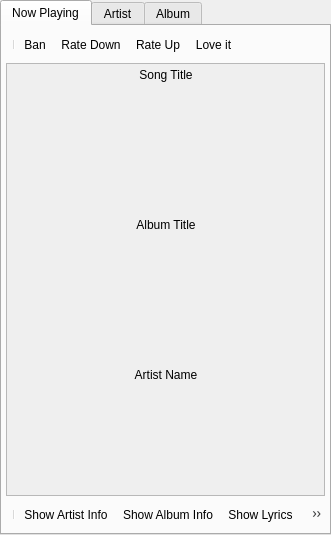
<?xml version="1.0" encoding="UTF-8"?>
<ui version="4.0">
 <class>Info</class>
 <widget class="QWidget" name="Info">
  <property name="geometry">
   <rect>
    <x>0</x>
    <y>0</y>
    <width>331</width>
    <height>535</height>
   </rect>
  </property>
  <property name="windowTitle">
   <string>Info</string>
  </property>
  <layout class="QVBoxLayout">
   <property name="spacing">
    <number>0</number>
   </property>
   <property name="margin">
    <number>0</number>
   </property>
   <item>
    <widget class="QTabWidget" name="tabWidget">
     <property name="currentIndex">
      <number>0</number>
     </property>
     <widget class="QWidget" name="tab">
      <property name="contextMenuPolicy">
       <enum>Qt::ActionsContextMenu</enum>
      </property>
      <attribute name="title">
       <string>Now Playing</string>
      </attribute>
      <layout class="QVBoxLayout">
       <property name="spacing">
        <number>4</number>
       </property>
       <property name="margin">
        <number>4</number>
       </property>
       <item>
        <widget class="QToolBar" name="col_toolbar">
         <addaction name="separator"/>
         <addaction name="actionBan"/>
         <addaction name="actionRateDown"/>
         <addaction name="actionRateUp"/>
         <addaction name="actionLoveIt"/>
        </widget>
       </item>
       <item>
        <widget class="QScrollArea" name="scrollArea">
         <property name="widgetResizable">
          <bool>true</bool>
         </property>
         <widget class="QWidget" name="scrollWidget">
          <property name="geometry">
           <rect>
            <x>0</x>
            <y>0</y>
            <width>315</width>
            <height>424</height>
           </rect>
          </property>
          <layout class="QHBoxLayout">
           <property name="spacing">
            <number>0</number>
           </property>
           <property name="margin">
            <number>0</number>
           </property>
           <item>
            <spacer>
             <property name="orientation">
              <enum>Qt::Horizontal</enum>
             </property>
             <property name="sizeHint" stdset="0">
              <size>
               <width>1</width>
               <height>1</height>
              </size>
             </property>
            </spacer>
           </item>
           <item>
            <widget class="QFrame" name="frame_0">
             <property name="sizePolicy">
              <sizepolicy hsizetype="MinimumExpanding" vsizetype="MinimumExpanding">
               <horstretch>0</horstretch>
               <verstretch>0</verstretch>
              </sizepolicy>
             </property>
             <property name="minimumSize">
              <size>
               <width>0</width>
               <height>0</height>
              </size>
             </property>
             <property name="frameShape">
              <enum>QFrame::NoFrame</enum>
             </property>
             <property name="frameShadow">
              <enum>QFrame::Raised</enum>
             </property>
             <layout class="QVBoxLayout">
              <property name="spacing">
               <number>0</number>
              </property>
              <property name="margin">
               <number>0</number>
              </property>
              <item>
               <widget class="QFrame" name="frame_3">
                <property name="sizePolicy">
                 <sizepolicy hsizetype="MinimumExpanding" vsizetype="Maximum">
                  <horstretch>0</horstretch>
                  <verstretch>0</verstretch>
                 </sizepolicy>
                </property>
                <property name="minimumSize">
                 <size>
                  <width>0</width>
                  <height>0</height>
                 </size>
                </property>
                <property name="frameShape">
                 <enum>QFrame::NoFrame</enum>
                </property>
                <property name="frameShadow">
                 <enum>QFrame::Raised</enum>
                </property>
                <layout class="QVBoxLayout">
                 <property name="spacing">
                  <number>0</number>
                 </property>
                 <property name="margin">
                  <number>4</number>
                 </property>
                 <item>
                  <widget class="QLabel" name="label_so1">
                   <property name="sizePolicy">
                    <sizepolicy hsizetype="Preferred" vsizetype="Maximum">
                     <horstretch>0</horstretch>
                     <verstretch>0</verstretch>
                    </sizepolicy>
                   </property>
                   <property name="text">
                    <string>Song Title</string>
                   </property>
                   <property name="alignment">
                    <set>Qt::AlignCenter</set>
                   </property>
                  </widget>
                 </item>
                 <item>
                  <widget class="StarEditor" name="songRating" native="true"/>
                 </item>
                </layout>
               </widget>
              </item>
              <item>
               <widget class="QFrame" name="frame_2">
                <property name="sizePolicy">
                 <sizepolicy hsizetype="MinimumExpanding" vsizetype="MinimumExpanding">
                  <horstretch>0</horstretch>
                  <verstretch>0</verstretch>
                 </sizepolicy>
                </property>
                <property name="minimumSize">
                 <size>
                  <width>0</width>
                  <height>0</height>
                 </size>
                </property>
                <property name="frameShape">
                 <enum>QFrame::NoFrame</enum>
                </property>
                <property name="frameShadow">
                 <enum>QFrame::Raised</enum>
                </property>
                <layout class="QVBoxLayout">
                 <property name="spacing">
                  <number>0</number>
                 </property>
                 <property name="margin">
                  <number>0</number>
                 </property>
                 <item>
                  <widget class="QLabel" name="label_al0">
                   <property name="sizePolicy">
                    <sizepolicy hsizetype="Fixed" vsizetype="Fixed">
                     <horstretch>0</horstretch>
                     <verstretch>0</verstretch>
                    </sizepolicy>
                   </property>
                   <property name="minimumSize">
                    <size>
                     <width>128</width>
                     <height>128</height>
                    </size>
                   </property>
                   <property name="maximumSize">
                    <size>
                     <width>128</width>
                     <height>128</height>
                    </size>
                   </property>
                   <property name="text">
                    <string/>
                   </property>
                   <property name="pixmap">
                    <pixmap resource="../../src/resource.qrc">:/icons/def_album.png</pixmap>
                   </property>
                   <property name="scaledContents">
                    <bool>true</bool>
                   </property>
                   <property name="alignment">
                    <set>Qt::AlignCenter</set>
                   </property>
                  </widget>
                 </item>
                </layout>
               </widget>
              </item>
              <item>
               <widget class="QFrame" name="frame_5">
                <property name="sizePolicy">
                 <sizepolicy hsizetype="Preferred" vsizetype="Maximum">
                  <horstretch>0</horstretch>
                  <verstretch>0</verstretch>
                 </sizepolicy>
                </property>
                <property name="frameShape">
                 <enum>QFrame::NoFrame</enum>
                </property>
                <property name="frameShadow">
                 <enum>QFrame::Raised</enum>
                </property>
                <layout class="QVBoxLayout">
                 <property name="spacing">
                  <number>0</number>
                 </property>
                 <property name="margin">
                  <number>4</number>
                 </property>
                 <item>
                  <widget class="QLabel" name="label_al1">
                   <property name="sizePolicy">
                    <sizepolicy hsizetype="Preferred" vsizetype="Maximum">
                     <horstretch>0</horstretch>
                     <verstretch>0</verstretch>
                    </sizepolicy>
                   </property>
                   <property name="text">
                    <string>Album Title</string>
                   </property>
                   <property name="alignment">
                    <set>Qt::AlignCenter</set>
                   </property>
                  </widget>
                 </item>
                 <item>
                  <widget class="StarEditor" name="albumRating" native="true"/>
                 </item>
                </layout>
               </widget>
              </item>
              <item>
               <widget class="QFrame" name="frame_4">
                <property name="visible">
                 <bool>false</bool>
                </property>
                <property name="frameShape">
                 <enum>QFrame::NoFrame</enum>
                </property>
                <property name="frameShadow">
                 <enum>QFrame::Raised</enum>
                </property>
                <layout class="QVBoxLayout" name="verticalLayout_2">
                 <property name="spacing">
                  <number>0</number>
                 </property>
                 <property name="margin">
                  <number>0</number>
                 </property>
                 <item>
                  <widget class="QLabel" name="label_ar0">
                   <property name="sizePolicy">
                    <sizepolicy hsizetype="Fixed" vsizetype="Fixed">
                     <horstretch>0</horstretch>
                     <verstretch>0</verstretch>
                    </sizepolicy>
                   </property>
                   <property name="minimumSize">
                    <size>
                     <width>128</width>
                     <height>128</height>
                    </size>
                   </property>
                   <property name="maximumSize">
                    <size>
                     <width>128</width>
                     <height>128</height>
                    </size>
                   </property>
                   <property name="text">
                    <string/>
                   </property>
                   <property name="pixmap">
                    <pixmap resource="../../src/resource.qrc">:/icons/def_album.png</pixmap>
                   </property>
                   <property name="scaledContents">
                    <bool>true</bool>
                   </property>
                   <property name="alignment">
                    <set>Qt::AlignCenter</set>
                   </property>
                  </widget>
                 </item>
                </layout>
               </widget>
              </item>
              <item>
               <widget class="QFrame" name="frame">
                <property name="visible">
                 <bool>false</bool>
                </property>
                <property name="frameShape">
                 <enum>QFrame::NoFrame</enum>
                </property>
                <property name="frameShadow">
                 <enum>QFrame::Raised</enum>
                </property>
                <layout class="QVBoxLayout" name="verticalLayout">
                 <property name="spacing">
                  <number>0</number>
                 </property>
                 <property name="margin">
                  <number>4</number>
                 </property>
                 <item>
                  <widget class="QLabel" name="label_ar1">
                   <property name="text">
                    <string>Artist Name</string>
                   </property>
                   <property name="alignment">
                    <set>Qt::AlignCenter</set>
                   </property>
                  </widget>
                 </item>
                 <item>
                  <widget class="StarEditor" name="artistRating" native="true"/>
                 </item>
                </layout>
               </widget>
              </item>
              <item>
               <spacer>
                <property name="orientation">
                 <enum>Qt::Vertical</enum>
                </property>
                <property name="sizeType">
                 <enum>QSizePolicy::MinimumExpanding</enum>
                </property>
                <property name="sizeHint" stdset="0">
                 <size>
                  <width>1</width>
                  <height>1</height>
                 </size>
                </property>
               </spacer>
              </item>
             </layout>
            </widget>
           </item>
           <item>
            <spacer>
             <property name="orientation">
              <enum>Qt::Horizontal</enum>
             </property>
             <property name="sizeType">
              <enum>QSizePolicy::MinimumExpanding</enum>
             </property>
             <property name="sizeHint" stdset="0">
              <size>
               <width>1</width>
               <height>1</height>
              </size>
             </property>
            </spacer>
           </item>
          </layout>
         </widget>
        </widget>
       </item>
       <item>
        <widget class="QToolBar" name="col_toolbar2">
         <addaction name="separator"/>
         <addaction name="actionShowArtistInfo"/>
         <addaction name="actionShowAlbumInfo"/>
         <addaction name="actionShowLyrics"/>
         <addaction name="actionGet_Images"/>
        </widget>
       </item>
      </layout>
      <addaction name="actionShow_Song"/>
      <addaction name="actionShow_Album_Image"/>
      <addaction name="actionShow_Album_Title"/>
      <addaction name="actionShow_Artist_Image"/>
      <addaction name="actionShow_Artist_Name"/>
     </widget>
     <widget class="QWidget" name="tab_2">
      <attribute name="title">
       <string>Artist</string>
      </attribute>
      <layout class="QVBoxLayout">
       <property name="spacing">
        <number>4</number>
       </property>
       <property name="margin">
        <number>4</number>
       </property>
       <item>
        <widget class="QTextBrowser" name="textEdit">
         <property name="autoFormatting">
          <set>QTextEdit::AutoAll</set>
         </property>
         <property name="readOnly">
          <bool>true</bool>
         </property>
         <property name="openExternalLinks">
          <bool>true</bool>
         </property>
        </widget>
       </item>
      </layout>
     </widget>
     <widget class="QWidget" name="tab_3">
      <attribute name="title">
       <string>Album</string>
      </attribute>
      <layout class="QVBoxLayout">
       <property name="spacing">
        <number>4</number>
       </property>
       <property name="margin">
        <number>4</number>
       </property>
       <item>
        <widget class="QTextBrowser" name="textEdit_2">
         <property name="autoFormatting">
          <set>QTextEdit::AutoAll</set>
         </property>
         <property name="readOnly">
          <bool>true</bool>
         </property>
         <property name="openExternalLinks">
          <bool>true</bool>
         </property>
        </widget>
       </item>
      </layout>
     </widget>
    </widget>
   </item>
  </layout>
  <action name="actionRateUp">
   <property name="icon">
    <iconset resource="../../src/resource.qrc">
     <normaloff>:/icons/star.png</normaloff>:/icons/star.png</iconset>
   </property>
   <property name="text">
    <string>Rate Up</string>
   </property>
   <property name="toolTip">
    <string>Rate Up</string>
   </property>
  </action>
  <action name="actionRateDown">
   <property name="icon">
    <iconset resource="../../src/resource.qrc">
     <normaloff>:/icons/antistar.png</normaloff>:/icons/antistar.png</iconset>
   </property>
   <property name="text">
    <string>Rate Down</string>
   </property>
   <property name="toolTip">
    <string>Rate Down</string>
   </property>
  </action>
  <action name="actionLoveIt">
   <property name="icon">
    <iconset resource="../../src/resource.qrc">
     <normaloff>:/icons/heart.png</normaloff>:/icons/heart.png</iconset>
   </property>
   <property name="text">
    <string>Love it</string>
   </property>
  </action>
  <action name="actionBan">
   <property name="icon">
    <iconset resource="../../src/resource.qrc">
     <normaloff>:/icons/ban.png</normaloff>:/icons/ban.png</iconset>
   </property>
   <property name="text">
    <string>Ban</string>
   </property>
  </action>
  <action name="actionShowArtistInfo">
   <property name="icon">
    <iconset resource="../../src/resource.qrc">
     <normaloff>:/icons/def_artist.png</normaloff>:/icons/def_artist.png</iconset>
   </property>
   <property name="text">
    <string>Show Artist Info</string>
   </property>
  </action>
  <action name="actionShowAlbumInfo">
   <property name="icon">
    <iconset resource="../../src/resource.qrc">
     <normaloff>:/icons/def_album.png</normaloff>:/icons/def_album.png</iconset>
   </property>
   <property name="text">
    <string>Show Album Info</string>
   </property>
  </action>
  <action name="actionShowLyrics">
   <property name="icon">
    <iconset resource="../../src/resource.qrc">
     <normaloff>:/icons/def_song.png</normaloff>:/icons/def_song.png</iconset>
   </property>
   <property name="text">
    <string>Show Lyrics</string>
   </property>
  </action>
  <action name="actionShow_Song">
   <property name="checkable">
    <bool>true</bool>
   </property>
   <property name="checked">
    <bool>true</bool>
   </property>
   <property name="text">
    <string>Show Song</string>
   </property>
  </action>
  <action name="actionShow_Album_Image">
   <property name="checkable">
    <bool>true</bool>
   </property>
   <property name="checked">
    <bool>true</bool>
   </property>
   <property name="text">
    <string>Show Album Image</string>
   </property>
  </action>
  <action name="actionShow_Album_Title">
   <property name="checkable">
    <bool>true</bool>
   </property>
   <property name="checked">
    <bool>true</bool>
   </property>
   <property name="text">
    <string>Show Album Title</string>
   </property>
  </action>
  <action name="actionShow_Artist_Image">
   <property name="checkable">
    <bool>true</bool>
   </property>
   <property name="checked">
    <bool>false</bool>
   </property>
   <property name="text">
    <string>Show Artist Image</string>
   </property>
  </action>
  <action name="actionShow_Artist_Name">
   <property name="checkable">
    <bool>true</bool>
   </property>
   <property name="text">
    <string>Show Artist Name</string>
   </property>
  </action>
  <action name="actionGet_Images">
   <property name="icon">
    <iconset resource="../../src/resource.qrc">
     <normaloff>:/icons/download_art.png</normaloff>:/icons/download_art.png</iconset>
   </property>
   <property name="text">
    <string>Get Images</string>
   </property>
   <property name="toolTip">
    <string>Get images from Last.FM</string>
   </property>
  </action>
 </widget>
 <customwidgets>
  <customwidget>
   <class>StarEditor</class>
   <extends>QWidget</extends>
   <header>stareditor.h</header>
   <container>1</container>
  </customwidget>
 </customwidgets>
 <resources>
  <include location="../../src/resource.qrc"/>
  <include location="resource.qrc"/>
 </resources>
 <connections>
  <connection>
   <sender>tabWidget</sender>
   <signal>currentChanged(int)</signal>
   <receiver>Info</receiver>
   <slot>tabChanged(int)</slot>
   <hints>
    <hint type="sourcelabel">
     <x>161</x>
     <y>191</y>
    </hint>
    <hint type="destinationlabel">
     <x>161</x>
     <y>191</y>
    </hint>
   </hints>
  </connection>
  <connection>
   <sender>actionBan</sender>
   <signal>triggered()</signal>
   <receiver>Info</receiver>
   <slot>slot_ban()</slot>
   <hints>
    <hint type="sourcelabel">
     <x>-1</x>
     <y>-1</y>
    </hint>
    <hint type="destinationlabel">
     <x>112</x>
     <y>126</y>
    </hint>
   </hints>
  </connection>
  <connection>
   <sender>actionLoveIt</sender>
   <signal>triggered()</signal>
   <receiver>Info</receiver>
   <slot>slot_loveIt()</slot>
   <hints>
    <hint type="sourcelabel">
     <x>-1</x>
     <y>-1</y>
    </hint>
    <hint type="destinationlabel">
     <x>112</x>
     <y>126</y>
    </hint>
   </hints>
  </connection>
  <connection>
   <sender>actionRateDown</sender>
   <signal>triggered()</signal>
   <receiver>Info</receiver>
   <slot>slot_rateDown()</slot>
   <hints>
    <hint type="sourcelabel">
     <x>-1</x>
     <y>-1</y>
    </hint>
    <hint type="destinationlabel">
     <x>112</x>
     <y>126</y>
    </hint>
   </hints>
  </connection>
  <connection>
   <sender>actionRateUp</sender>
   <signal>triggered()</signal>
   <receiver>Info</receiver>
   <slot>slot_rateUp()</slot>
   <hints>
    <hint type="sourcelabel">
     <x>-1</x>
     <y>-1</y>
    </hint>
    <hint type="destinationlabel">
     <x>112</x>
     <y>126</y>
    </hint>
   </hints>
  </connection>
  <connection>
   <sender>actionShowArtistInfo</sender>
   <signal>triggered()</signal>
   <receiver>Info</receiver>
   <slot>showArtist()</slot>
   <hints>
    <hint type="sourcelabel">
     <x>-1</x>
     <y>-1</y>
    </hint>
    <hint type="destinationlabel">
     <x>108</x>
     <y>162</y>
    </hint>
   </hints>
  </connection>
  <connection>
   <sender>actionShowAlbumInfo</sender>
   <signal>triggered()</signal>
   <receiver>Info</receiver>
   <slot>showAlbum()</slot>
   <hints>
    <hint type="sourcelabel">
     <x>-1</x>
     <y>-1</y>
    </hint>
    <hint type="destinationlabel">
     <x>108</x>
     <y>162</y>
    </hint>
   </hints>
  </connection>
  <connection>
   <sender>actionShowLyrics</sender>
   <signal>triggered()</signal>
   <receiver>Info</receiver>
   <slot>showLyric()</slot>
   <hints>
    <hint type="sourcelabel">
     <x>-1</x>
     <y>-1</y>
    </hint>
    <hint type="destinationlabel">
     <x>108</x>
     <y>162</y>
    </hint>
   </hints>
  </connection>
  <connection>
   <sender>actionShow_Song</sender>
   <signal>toggled(bool)</signal>
   <receiver>frame_3</receiver>
   <slot>setVisible(bool)</slot>
   <hints>
    <hint type="sourcelabel">
     <x>-1</x>
     <y>-1</y>
    </hint>
    <hint type="destinationlabel">
     <x>107</x>
     <y>81</y>
    </hint>
   </hints>
  </connection>
  <connection>
   <sender>actionShow_Album_Image</sender>
   <signal>toggled(bool)</signal>
   <receiver>frame_2</receiver>
   <slot>setVisible(bool)</slot>
   <hints>
    <hint type="sourcelabel">
     <x>-1</x>
     <y>-1</y>
    </hint>
    <hint type="destinationlabel">
     <x>107</x>
     <y>161</y>
    </hint>
   </hints>
  </connection>
  <connection>
   <sender>actionShow_Album_Title</sender>
   <signal>toggled(bool)</signal>
   <receiver>frame_5</receiver>
   <slot>setVisible(bool)</slot>
   <hints>
    <hint type="sourcelabel">
     <x>-1</x>
     <y>-1</y>
    </hint>
    <hint type="destinationlabel">
     <x>107</x>
     <y>241</y>
    </hint>
   </hints>
  </connection>
  <connection>
   <sender>actionShow_Artist_Image</sender>
   <signal>toggled(bool)</signal>
   <receiver>frame_4</receiver>
   <slot>setVisible(bool)</slot>
   <hints>
    <hint type="sourcelabel">
     <x>-1</x>
     <y>-1</y>
    </hint>
    <hint type="destinationlabel">
     <x>118</x>
     <y>232</y>
    </hint>
   </hints>
  </connection>
  <connection>
   <sender>actionShow_Artist_Name</sender>
   <signal>toggled(bool)</signal>
   <receiver>frame</receiver>
   <slot>setVisible(bool)</slot>
   <hints>
    <hint type="sourcelabel">
     <x>-1</x>
     <y>-1</y>
    </hint>
    <hint type="destinationlabel">
     <x>118</x>
     <y>314</y>
    </hint>
   </hints>
  </connection>
  <connection>
   <sender>actionGet_Images</sender>
   <signal>triggered()</signal>
   <receiver>Info</receiver>
   <slot>getImages()</slot>
   <hints>
    <hint type="sourcelabel">
     <x>-1</x>
     <y>-1</y>
    </hint>
    <hint type="destinationlabel">
     <x>165</x>
     <y>267</y>
    </hint>
   </hints>
  </connection>
 </connections>
 <slots>
  <slot>getImages()</slot>
 </slots>
</ui>
